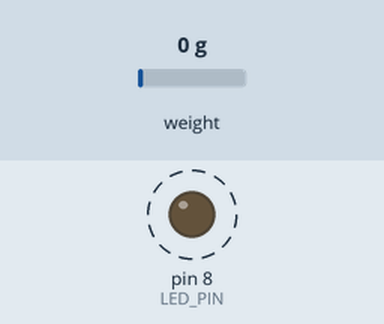
Bench run of a sketch on a simulated Arduino Uno, built with avr-gcc and run on an emulated ATmega328P. On the bench: output pins drawn as LEDs (lit = HIGH). Dashed ring = blinking. The test bench sets the inputs (shaded band); at power-on: weight on the scale 0 g. Storage starts empty.

Above: at 1.6 s.
Timing chart, 0 to 5.7 s (numbered marks = the images above):
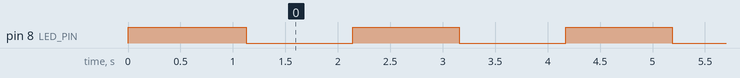

Measured:
- by itself, pin 8 (LED_PIN): alternates HIGH for 1.0 s and LOW for 1.0 s

The sketch:

logger.ino
```cpp
#include "SPI.h"
#include "SD.h"
#include "HX711.h"

#define DEBUG_MODE false

const int LOADCELL_DOUT_PIN = 3;
const int LOADCELL_SCK_PIN = 2;
const int SD_PIN = 10;
const int LED_PIN = 8;
const int SD_OFFLOAD_INTERVAL = 10000; // ms
unsigned long last_toggle = 0;
unsigned long last_sync = 0;
bool led_open = false;
String line = "";
File data_file;

HX711 scale;

void status_led_off() {
  led_open = false;
  digitalWrite(LED_PIN, LOW);
}

void status_led_on() {
  led_open = true;
  digitalWrite(LED_PIN, HIGH);
}

void status_led_toggle(int interval = 1000) {
  if (millis() - last_toggle > interval) {
    last_toggle = millis();
    if (led_open) {
      status_led_off();
    } else {
      status_led_on();
    }
  }
}

void setup() {
#if DEBUG_MODE
    Serial.begin(38400);
#endif

  pinMode(LED_PIN, OUTPUT);
  status_led_on();

#if DEBUG_MODE
  Serial.println("Setting up SD card..");
#endif

  if (!SD.begin(SD_PIN)) {
    while (1) {
      status_led_toggle(200);
    }
  }
  data_file = SD.open("load.log", FILE_WRITE);
  data_file.println("### NEW MEASUREMENT ###");

#if DEBUG_MODE
  Serial.println("SD card setup complete.");
  Serial.println("Setting up Load Cell..");
#endif

  scale.begin(LOADCELL_DOUT_PIN, LOADCELL_SCK_PIN);
  scale.set_scale();
  scale.tare(); // reset scale to 0

  scale.set_scale(21800.f);

#if DEBUG_MODE
  Serial.println("Load Cell setup complete.");
#endif
}

void loop() {
  line = String(millis()) + ',';
  if (scale.wait_ready_retry(10)) {
    line += String(scale.get_units());
    status_led_toggle();
  } else {
    line += "--";
    status_led_off();
  }

#if DEBUG_MODE
  Serial.println(line);
#endif

  data_file.println(line);
  if (millis() - last_sync > SD_OFFLOAD_INTERVAL) {
#if DEBUG_MODE
    Serial.println("SD card sync");
#endif
    last_sync = millis();
    data_file.close();
    data_file = SD.open("load.log", FILE_WRITE);
  }

  delay(12); // ~80Hz, matching the amplifier's rate
}
```
